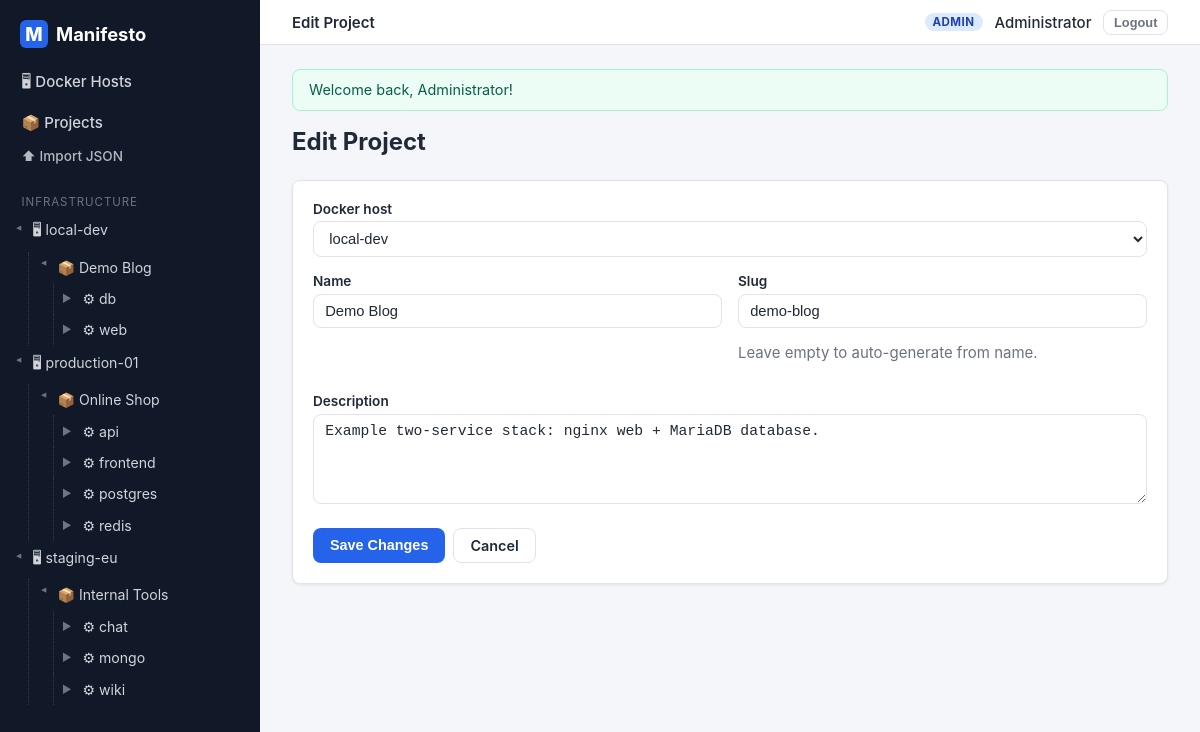
/projects/1/edit (signed in), run on the app's committed database.
### tables this page shows
CREATE TABLE docker_host (
    id             INT UNSIGNED AUTO_INCREMENT PRIMARY KEY,
    name           VARCHAR(128) NOT NULL,
    ip_address     VARCHAR(45)  NULL,
    os             VARCHAR(128) NULL,
    docker_version VARCHAR(32)  NULL,
    notes          TEXT         NULL,
    created_at     TIMESTAMP NOT NULL DEFAULT CURRENT_TIMESTAMP,
    updated_at     TIMESTAMP NOT NULL DEFAULT CURRENT_TIMESTAMP ON UPDATE CURRENT_TIMESTAMP
);

CREATE TABLE service (
    id                   INT UNSIGNED AUTO_INCREMENT PRIMARY KEY,
    project_id           INT UNSIGNED NOT NULL,
    name                 VARCHAR(128) NOT NULL,
    image                VARCHAR(255) NOT NULL,
    restart_policy       ENUM('no','always','on-failure','unless-stopped') NOT NULL DEFAULT 'unless-stopped',
    notes                TEXT NULL,
    command              VARCHAR(512) NULL,
    working_dir          VARCHAR(255) NULL,
    depends_on           VARCHAR(512) NULL COMMENT 'Comma-separated service names',
    build_context        VARCHAR(255) NULL COMMENT 'Path to Dockerfile context, e.g. ./api',
    dockerfile_content   LONGTEXT NULL COMMENT 'Inline Dockerfile content',
    healthcheck_cmd      VARCHAR(512) NULL,
    healthcheck_interval VARCHAR(32) NULL DEFAULT '30s',
    network_mode         VARCHAR(64) NULL,
    created_at           TIMESTAMP NOT NULL DEFAULT CURRENT_TIMESTAMP,
    updated_at           TIMESTAMP NOT NULL DEFAULT CURRENT_TIMESTAMP ON UPDATE CURRENT_TIMESTAMP,
    UNIQUE KEY uq_service_name_per_project (project_id, name),
    CONSTRAINT fk_service_project FOREIGN KEY (project_id)
        REFERENCES project (id) ON DELETE CASCADE
);

CREATE TABLE project (
    id             INT UNSIGNED AUTO_INCREMENT PRIMARY KEY,
    docker_host_id INT UNSIGNED NOT NULL,
    name           VARCHAR(128) NOT NULL,
    slug           VARCHAR(128) NOT NULL,
    description    TEXT NULL,
    created_at     TIMESTAMP NOT NULL DEFAULT CURRENT_TIMESTAMP,
    updated_at     TIMESTAMP NOT NULL DEFAULT CURRENT_TIMESTAMP ON UPDATE CURRENT_TIMESTAMP,
    UNIQUE KEY uq_project_slug (slug),
    KEY idx_project_host (docker_host_id),
    CONSTRAINT fk_project_host FOREIGN KEY (docker_host_id)
        REFERENCES docker_host (id) ON DELETE RESTRICT
);

### src/Core/ViewRenderer.php (called while the page is built, shortened)
<?php
final class ViewRenderer
{
    private static string $viewsPath = __DIR__ . '/../Views';
    public static function render(string $template, array $data = [], string $layout = 'app'): string
    {
        $data['currentUser'] = Auth::user();
        $data['flashes']     = Session::pullFlashes();
        if ($layout === 'app') {
            $data['sidebarTree'] = (new TreeRepository())->fullTree();
        }
        $content = self::renderFile(self::file($template), $data);
        $data['content'] = $content;
        return self::renderFile(self::file('layouts/' . $layout), $data);
    }
    private static function file(string $template): string
    {
        return self::$viewsPath . '/' . $template . '.php';
    }
    private static function renderFile(string $file, array $data): string
    {
        extract($data, EXTR_SKIP);
        require $file;
        return (string) ob_get_clean();
    }
}

### src/Controllers/ProjectController.php (called while the page is built, shortened)
<?php
final class ProjectController
{
    private ProjectRepository $projects;
    public function __construct()
    {
        $this->projects = new ProjectRepository();
    }
    public function edit(Request $request, string $id): void
    {
        $projectId = (int) $id;
        $project   = $this->projects->find($projectId);
        Response::view('projects/edit', [
            'title'   => 'Edit Project',
            'project' => $project,
            'hosts'   => $this->projects->hostsForSelect(),
        ]);
    }
}

### public/index.php (called while the page is built, shortened)
<?php
$request = Request::capture();
$router = new Router(require MANIFESTO_ROOT . '/config/routes.php');
$router->dispatch($request);

### src/Repositories/TreeRepository.php (called while the page is built, shortened)
<?php
final class TreeRepository
{
    public function fullTree(): array
    {
        $pdo = Database::pdo();
        $hosts = [];
        foreach ($pdo->query('SELECT id, name FROM docker_host ORDER BY name') as $row) {
            $row['projects'] = [];
            $hosts[(int) $row['id']] = $row;
        }
        $projects = [];
        foreach ($pdo->query('SELECT id, docker_host_id, name FROM project ORDER BY name') as $row) {
            $row['services'] = [];
            $projects[(int) $row['id']] = $row;
        }
        $services = [];
        foreach ($pdo->query('SELECT id, project_id, name FROM service ORDER BY name') as $row) {
            $row['webapps'] = [];
            $services[(int) $row['id']] = $row;
        }
        foreach ($pdo->query('SELECT id, service_id, name FROM web_app ORDER BY name') as $row) {
            $sid = (int) $row['service_id'];
            if (isset($services[$sid])) {
                $services[$sid]['webapps'][] = $row;
            }
        }
        foreach ($services as $service) {
            $pid = (int) $service['project_id'];
            if (isset($projects[$pid])) {
                $projects[$pid]['services'][] = $service;
            }
        }
        foreach ($projects as $project) {
            $hid = (int) $project['docker_host_id'];
            if (isset($hosts[$hid])) {
                $hosts[$hid]['projects'][] = $project;
            }
        }
        return array_values($hosts);
    }
}

### src/Core/Database.php (called while the page is built, shortened)
<?php
final class Database
{
    private static ?PDO $pdo = null;
    private static array $config;
    public static function configure(array $config): void
    {
        self::$config = $config;
    }
    public static function pdo(): PDO
    {
        if (self::$pdo === null) {
            $c = self::$config;
            $dsn = sprintf(
                'mysql:host=%s;port=%s;dbname=%s;charset=utf8mb4',
                $c['host'],
                $c['port'],
                $c['name']
            );
            self::$pdo = new PDO($dsn, $c['user'], $c['pass'], [
                PDO::ATTR_ERRMODE            => PDO::ERRMODE_EXCEPTION,
                PDO::ATTR_DEFAULT_FETCH_MODE => PDO::FETCH_ASSOC,
                PDO::ATTR_EMULATE_PREPARES   => false,
            ]);
        }
        return self::$pdo;
    }
}

### src/Repositories/ProjectRepository.php (called while the page is built, shortened)
<?php
final class ProjectRepository
{
    public function find(int $id): ?Project
    {
        $stmt = Database::pdo()->prepare(
            'SELECT id, docker_host_id, name, slug, description
             FROM project WHERE id = :id LIMIT 1'
        );
        $stmt->execute(['id' => $id]);
        $row = $stmt->fetch();
        return $row === false ? null : Project::fromRow($row);
    }
    public function hostsForSelect(): array
    {
        $stmt = Database::pdo()->prepare('SELECT id, name FROM docker_host ORDER BY name');
        $stmt->execute();
        return $stmt->fetchAll();
    }
}

### src/Core/Request.php (called while the page is built, shortened)
<?php
final class Request
{
    private static ?string $basePath = null;
    public static function basePath(): string
    {
        if (self::$basePath === null) {
            $scriptDir = str_replace('\\', '/', dirname($_SERVER['SCRIPT_NAME'] ?? '/'));
            $scriptDir = rtrim($scriptDir, '/');
            self::$basePath = $scriptDir === '/' ? '' : $scriptDir;
        }
        return self::$basePath;
    }
}

### src/Core/helpers.php (called while the page is built, shortened)
<?php
function e(?string $value): string
{
    return htmlspecialchars($value ?? '', ENT_QUOTES, 'UTF-8');
}
function url(string $path = '/'): string
{
    $base = Request::basePath();
    return $base . '/' . ltrim($path, '/');
}
function old(string $key, ?string $default = null): string
{
    $old = Session::get('_old_input', []);
    return e($old[$key] ?? $default ?? '');
}

### src/Core/Session.php (called while the page is built, shortened)
<?php
final class Session
{
    public static function get(string $key, mixed $default = null): mixed
    {
        return $_SESSION[$key] ?? $default;
    }
}

### src/Views/projects/edit.php (the view, shortened to what this page needs)
<div class="page-head">
    <h1>Edit Project</h1>
</div>
<div class="card">
    <form method="post" action="<?= url('/projects/' . $project->id) ?>">
        <div class="form-group">
            <label for="docker_host_id">Docker host</label>
            <select id="docker_host_id" name="docker_host_id" required>
                <?php foreach ($hosts as $host): ?>
                    <option value="<?= (int) $host['id'] ?>" <?= old('docker_host_id', (string) $project->dockerHostId) === (string) (int) $host['id'] ? 'selected' : '' ?>><?= e($host['name']) ?></option>
                <?php endforeach; ?>
            </select>
        </div>
        <div class="form-row">
            <div class="form-group">
                <label for="name">Name</label>
                <input type="text" id="name" name="name" value="<?= old('name', $project->name) ?>" maxlength="128" required autofocus>
            </div>
            <div class="form-group">
                <label for="slug">Slug</label>
                <input type="text" id="slug" name="slug" value="<?= old('slug', $project->slug) ?>" maxlength="128">
                <p class="muted">Leave empty to auto-generate from name.</p>
            </div>
        </div>
        <div class="form-group">
            <label for="description">Description</label>
            <textarea id="description" name="description"><?= old('description', $project->description) ?></textarea>
        </div>
        <div class="form-footer">
            <button type="submit" class="btn btn-primary">Save Changes</button>
            <a class="btn btn-secondary" href="<?= url('/projects/' . $project->id) ?>">Cancel</a>
        </div>
    </form>
</div>

### src/Core/Router.php (shortened to what this page needs)
<?php
final class Router
{
    public function dispatch(Request $request): never
    {
        foreach ($this->routes as $route) {
            [$method, $pattern, $class, $action] = $route;
            if ($method !== $request->method) {
                continue;
            }
            $params = $this->match($pattern, $request->path);
            if ($params === null) {
                continue;
            }
            $request->setRouteParams($params);
            $controller = new $class();
            $controller->$action($request, ...array_values($params));
            exit;
        }
    }
    private function match(string $pattern, string $path): ?array
    {
        $regex = preg_replace('/\{(\w+)\}/', '(?P<$1>[^/]+)', $pattern);
        if (!preg_match('#^' . $regex . '$#', $path, $m)) {
            return null;
        }
        return array_filter($m, 'is_string', ARRAY_FILTER_USE_KEY);
    }
}

### src/Views/partials/sidebar.php (shortened to what this page needs)
<?php
$tree = $sidebarTree ?? [];
?>
<aside class="sidebar">
    <a class="sidebar-brand" href="<?= url('/') ?>">
        <span class="brand-mark">M</span> Manifesto
    </a>
    <nav class="sidebar-nav">
        <a href="<?= url('/docker-hosts') ?>">🖥 Docker Hosts</a>
        <a href="<?= url('/projects') ?>">📦 Projects</a>
        <?php if (($currentUser['role'] ?? '') === 'admin'): ?>
            <a href="<?= url('/projects/import') ?>" style="font-size:.85rem;opacity:.85;">⬆ Import JSON</a>
        <?php endif; ?>
    </nav>
    <div class="sidebar-tree">
        <div class="tree-title">Infrastructure</div>
        <?php foreach ($tree as $host): ?>
            <details open>
                <summary>
                    <a class="tree-link tree-host" href="<?= url('/docker-hosts/' . $host['id']) ?>">🖥 <?= e($host['name']) ?></a>
                </summary>
                <?php foreach ($host['projects'] as $project): ?>
                    <details open class="tree-indent">
                        <summary>
                            <a class="tree-link tree-project" href="<?= url('/projects/' . $project['id']) ?>">📦 <?= e($project['name']) ?></a>
                        </summary>
                        <?php foreach ($project['services'] as $service): ?>
                            <details class="tree-indent">
                                <summary>
                                    <a class="tree-link tree-service" href="<?= url('/services/' . $service['id']) ?>">⚙ <?= e($service['name']) ?></a>
                                </summary>
                            </details>
                        <?php endforeach; ?>
                    </details>
                <?php endforeach; ?>
            </details>
        <?php endforeach; ?>
    </div>
</aside>

### data on the page
docker_host: name "local-dev", name "Demo Blog"
service: name "db"
service: name "web"
docker_host: name "production-01"
project: name "Online Shop"
service: name "api"
service: name "frontend"
service: name "postgres"
service: name "redis"
docker_host: name "staging-eu"
project: name "Internal Tools"
service: name "chat"
service: name "mongo"
service: name "wiki"
project: docker_host_id "local-dev", name "Demo Blog", slug "demo-blog", description "Example two-service stack: nginx web + MariaDB database."

### other printed values
$flash['message'] "Welcome back, Administrator!"
